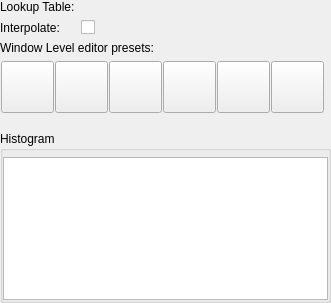
<?xml version="1.0" encoding="UTF-8"?>
<ui version="4.0">
 <class>qSlicerScalarVolumeDisplayWidget</class>
 <widget class="qSlicerWidget" name="qSlicerScalarVolumeDisplayWidget">
  <property name="geometry">
   <rect>
    <x>0</x>
    <y>0</y>
    <width>331</width>
    <height>303</height>
   </rect>
  </property>
  <property name="windowTitle">
   <string>Scalar Volume Display</string>
  </property>
  <layout class="QGridLayout" name="gridLayout" columnstretch="0,1">
   <property name="margin">
    <number>0</number>
   </property>
   <item row="0" column="0">
    <widget class="QLabel" name="LookupTableLabel">
     <property name="text">
      <string>Lookup Table:</string>
     </property>
    </widget>
   </item>
   <item row="0" column="1">
    <widget class="qMRMLColorTableComboBox" name="ColorTableComboBox">
     <property name="addEnabled">
      <bool>false</bool>
     </property>
     <property name="removeEnabled">
      <bool>false</bool>
     </property>
     <property name="showChildNodeTypes">
      <bool>true</bool>
     </property>
    </widget>
   </item>
   <item row="1" column="0">
    <widget class="QLabel" name="InterpolateLabel">
     <property name="text">
      <string>Interpolate:</string>
     </property>
    </widget>
   </item>
   <item row="1" column="1">
    <widget class="QCheckBox" name="InterpolateCheckbox">
     <property name="text">
      <string/>
     </property>
    </widget>
   </item>
   <item row="2" column="0" colspan="2">
    <widget class="QLabel" name="WindowLevelPresetsLabel">
     <property name="sizePolicy">
      <sizepolicy hsizetype="Preferred" vsizetype="Fixed">
       <horstretch>0</horstretch>
       <verstretch>0</verstretch>
      </sizepolicy>
     </property>
     <property name="text">
      <string>Window Level editor presets:</string>
     </property>
    </widget>
   </item>
   <item row="4" column="0" colspan="2">
    <widget class="qMRMLWindowLevelWidget" name="MRMLWindowLevelWidget"/>
   </item>
   <item row="5" column="0" colspan="2">
    <widget class="qMRMLVolumeThresholdWidget" name="MRMLVolumeThresholdWidget"/>
   </item>
   <item row="3" column="0" colspan="2">
    <widget class="QWidget" name="PresetsWidget" native="true">
     <property name="sizePolicy">
      <sizepolicy hsizetype="Expanding" vsizetype="Fixed">
       <horstretch>0</horstretch>
       <verstretch>0</verstretch>
      </sizepolicy>
     </property>
     <layout class="QHBoxLayout" name="horizontalLayout_2">
      <property name="spacing">
       <number>0</number>
      </property>
      <property name="margin">
       <number>0</number>
      </property>
      <item>
       <widget class="QToolButton" name="CTBonePresetToolButton">
        <property name="toolTip">
         <string>CT-bone: Emphasize bone in a CT volume.</string>
        </property>
        <property name="accessibleName">
         <string>CT-Bone</string>
        </property>
        <property name="text">
         <string/>
        </property>
        <property name="icon">
         <iconset resource="../qSlicerVolumesModule.qrc">
          <normaloff>:/Icons/WindowLevelPreset-CT-bone.png</normaloff>:/Icons/WindowLevelPreset-CT-bone.png</iconset>
        </property>
        <property name="iconSize">
         <size>
          <width>45</width>
          <height>45</height>
         </size>
        </property>
        <property name="toolButtonStyle">
         <enum>Qt::ToolButtonTextUnderIcon</enum>
        </property>
       </widget>
      </item>
      <item>
       <widget class="QToolButton" name="CTAirPresetToolButton">
        <property name="toolTip">
         <string>CT-air: Emphasize air in a CT volume.</string>
        </property>
        <property name="accessibleName">
         <string>CT-Air</string>
        </property>
        <property name="text">
         <string/>
        </property>
        <property name="icon">
         <iconset resource="../qSlicerVolumesModule.qrc">
          <normaloff>:/Icons/WindowLevelPreset-CT-air.png</normaloff>:/Icons/WindowLevelPreset-CT-air.png</iconset>
        </property>
        <property name="iconSize">
         <size>
          <width>45</width>
          <height>45</height>
         </size>
        </property>
        <property name="toolButtonStyle">
         <enum>Qt::ToolButtonTextUnderIcon</enum>
        </property>
       </widget>
      </item>
      <item>
       <widget class="QToolButton" name="PETPresetToolButton">
        <property name="toolTip">
         <string>PET: Preset for PET volume (use the Rainbow Color LUT).</string>
        </property>
        <property name="accessibleName">
         <string>PET</string>
        </property>
        <property name="text">
         <string/>
        </property>
        <property name="icon">
         <iconset resource="../qSlicerVolumesModule.qrc">
          <normaloff>:/Icons/WindowLevelPreset-PET.png</normaloff>:/Icons/WindowLevelPreset-PET.png</iconset>
        </property>
        <property name="iconSize">
         <size>
          <width>45</width>
          <height>45</height>
         </size>
        </property>
        <property name="toolButtonStyle">
         <enum>Qt::ToolButtonTextUnderIcon</enum>
        </property>
       </widget>
      </item>
      <item>
       <widget class="QToolButton" name="CTAbdomenPresetToolButton">
        <property name="sizePolicy">
         <sizepolicy hsizetype="Fixed" vsizetype="Fixed">
          <horstretch>0</horstretch>
          <verstretch>0</verstretch>
         </sizepolicy>
        </property>
        <property name="toolTip">
         <string>CT-abdomen: View abdominal CT volume.</string>
        </property>
        <property name="accessibleName">
         <string>CT-Abdomen</string>
        </property>
        <property name="text">
         <string/>
        </property>
        <property name="icon">
         <iconset resource="../qSlicerVolumesModule.qrc">
          <normaloff>:/Icons/WindowLevelPreset-Abdomen.png</normaloff>:/Icons/WindowLevelPreset-Abdomen.png</iconset>
        </property>
        <property name="iconSize">
         <size>
          <width>45</width>
          <height>45</height>
         </size>
        </property>
        <property name="toolButtonStyle">
         <enum>Qt::ToolButtonTextUnderIcon</enum>
        </property>
       </widget>
      </item>
      <item>
       <widget class="QToolButton" name="CTBrainPresetToolButton">
        <property name="sizePolicy">
         <sizepolicy hsizetype="Fixed" vsizetype="Fixed">
          <horstretch>0</horstretch>
          <verstretch>0</verstretch>
         </sizepolicy>
        </property>
        <property name="toolTip">
         <string>CT-brain: View brain CT volume.</string>
        </property>
        <property name="accessibleName">
         <string>CT-Brain</string>
        </property>
        <property name="text">
         <string/>
        </property>
        <property name="icon">
         <iconset resource="../qSlicerVolumesModule.qrc">
          <normaloff>:/Icons/WindowLevelPreset-Brain.png</normaloff>:/Icons/WindowLevelPreset-Brain.png</iconset>
        </property>
        <property name="iconSize">
         <size>
          <width>45</width>
          <height>45</height>
         </size>
        </property>
        <property name="toolButtonStyle">
         <enum>Qt::ToolButtonTextUnderIcon</enum>
        </property>
       </widget>
      </item>
      <item>
       <widget class="QToolButton" name="CTLungPresetToolButton">
        <property name="sizePolicy">
         <sizepolicy hsizetype="Fixed" vsizetype="Fixed">
          <horstretch>0</horstretch>
          <verstretch>0</verstretch>
         </sizepolicy>
        </property>
        <property name="toolTip">
         <string>CT-lung: View lung CT volume.</string>
        </property>
        <property name="accessibleName">
         <string>CT-Lung</string>
        </property>
        <property name="text">
         <string/>
        </property>
        <property name="icon">
         <iconset resource="../qSlicerVolumesModule.qrc">
          <normaloff>:/Icons/WindowLevelPreset-Lung.png</normaloff>:/Icons/WindowLevelPreset-Lung.png</iconset>
        </property>
        <property name="iconSize">
         <size>
          <width>45</width>
          <height>45</height>
         </size>
        </property>
        <property name="toolButtonStyle">
         <enum>Qt::ToolButtonTextUnderIcon</enum>
        </property>
       </widget>
      </item>
     </layout>
    </widget>
   </item>
   <item row="7" column="0" colspan="2">
    <spacer name="verticalSpacer">
     <property name="orientation">
      <enum>Qt::Vertical</enum>
     </property>
     <property name="sizeHint" stdset="0">
      <size>
       <width>20</width>
       <height>0</height>
      </size>
     </property>
    </spacer>
   </item>
   <item row="6" column="0" colspan="2">
    <widget class="ctkCollapsibleGroupBox" name="CollapsibleGroupBox">
     <property name="title">
      <string>Histogram</string>
     </property>
     <property name="checked">
      <bool>false</bool>
     </property>
     <layout class="QGridLayout" name="gridLayout_2">
      <property name="leftMargin">
       <number>0</number>
      </property>
      <property name="topMargin">
       <number>6</number>
      </property>
      <property name="rightMargin">
       <number>0</number>
      </property>
      <property name="bottomMargin">
       <number>0</number>
      </property>
      <item row="0" column="0">
       <widget class="ctkTransferFunctionView" name="TransferFunctionView">
        <property name="sizePolicy">
         <sizepolicy hsizetype="Expanding" vsizetype="Fixed">
          <horstretch>0</horstretch>
          <verstretch>0</verstretch>
         </sizepolicy>
        </property>
        <property name="minimumSize">
         <size>
          <width>0</width>
          <height>100</height>
         </size>
        </property>
       </widget>
      </item>
     </layout>
    </widget>
   </item>
  </layout>
 </widget>
 <customwidgets>
  <customwidget>
   <class>ctkCollapsibleGroupBox</class>
   <extends>QGroupBox</extends>
   <header>ctkCollapsibleGroupBox.h</header>
   <container>1</container>
  </customwidget>
  <customwidget>
   <class>ctkTransferFunctionView</class>
   <extends>QGraphicsView</extends>
   <header>ctkTransferFunctionView.h</header>
  </customwidget>
  <customwidget>
   <class>qMRMLColorTableComboBox</class>
   <extends>qMRMLNodeComboBox</extends>
   <header>qMRMLColorTableComboBox.h</header>
  </customwidget>
  <customwidget>
   <class>qMRMLNodeComboBox</class>
   <extends>QWidget</extends>
   <header>qMRMLNodeComboBox.h</header>
  </customwidget>
  <customwidget>
   <class>qMRMLVolumeThresholdWidget</class>
   <extends>QWidget</extends>
   <header>qMRMLVolumeThresholdWidget.h</header>
  </customwidget>
  <customwidget>
   <class>qMRMLWindowLevelWidget</class>
   <extends>QWidget</extends>
   <header>qMRMLWindowLevelWidget.h</header>
  </customwidget>
  <customwidget>
   <class>qSlicerWidget</class>
   <extends>QWidget</extends>
   <header>qSlicerWidget.h</header>
   <container>1</container>
  </customwidget>
 </customwidgets>
 <resources>
  <include location="../qSlicerVolumesModule.qrc"/>
 </resources>
 <connections>
  <connection>
   <sender>qSlicerScalarVolumeDisplayWidget</sender>
   <signal>mrmlSceneChanged(vtkMRMLScene*)</signal>
   <receiver>ColorTableComboBox</receiver>
   <slot>setMRMLScene(vtkMRMLScene*)</slot>
   <hints>
    <hint type="sourcelabel">
     <x>299</x>
     <y>273</y>
    </hint>
    <hint type="destinationlabel">
     <x>271</x>
     <y>17</y>
    </hint>
   </hints>
  </connection>
 </connections>
</ui>
